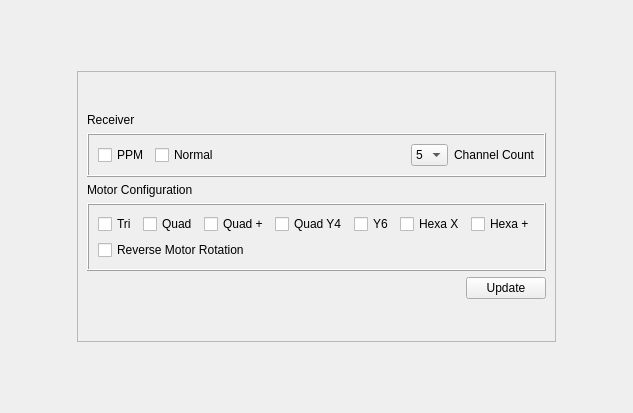
<?xml version="1.0" encoding="UTF-8"?>
<ui version="4.0">
 <class>VehicleDynamicConfigPanel</class>
 <widget class="QWidget" name="VehicleDynamicConfigPanel">
  <property name="geometry">
   <rect>
    <x>0</x>
    <y>0</y>
    <width>614</width>
    <height>413</height>
   </rect>
  </property>
  <property name="palette">
   <palette>
    <active>
     <colorrole role="Text">
      <brush brushstyle="SolidPattern">
       <color alpha="255">
        <red>255</red>
        <green>255</green>
        <blue>255</blue>
       </color>
      </brush>
     </colorrole>
    </active>
    <inactive>
     <colorrole role="Text">
      <brush brushstyle="SolidPattern">
       <color alpha="255">
        <red>255</red>
        <green>255</green>
        <blue>255</blue>
       </color>
      </brush>
     </colorrole>
    </inactive>
    <disabled>
     <colorrole role="Text">
      <brush brushstyle="SolidPattern">
       <color alpha="255">
        <red>120</red>
        <green>120</green>
        <blue>120</blue>
       </color>
      </brush>
     </colorrole>
    </disabled>
   </palette>
  </property>
  <property name="windowTitle">
   <string>Form</string>
  </property>
  <layout class="QGridLayout" name="gridLayout">
   <item row="3" column="2">
    <spacer name="verticalSpacer">
     <property name="orientation">
      <enum>Qt::Vertical</enum>
     </property>
     <property name="sizeHint" stdset="0">
      <size>
       <width>20</width>
       <height>40</height>
      </size>
     </property>
    </spacer>
   </item>
   <item row="2" column="2" colspan="3">
    <spacer name="horizontalSpacer_2">
     <property name="orientation">
      <enum>Qt::Horizontal</enum>
     </property>
     <property name="sizeHint" stdset="0">
      <size>
       <width>40</width>
       <height>20</height>
      </size>
     </property>
    </spacer>
   </item>
   <item row="4" column="2" colspan="3">
    <spacer name="horizontalSpacer">
     <property name="orientation">
      <enum>Qt::Horizontal</enum>
     </property>
     <property name="sizeHint" stdset="0">
      <size>
       <width>40</width>
       <height>20</height>
      </size>
     </property>
    </spacer>
   </item>
   <item row="3" column="4">
    <spacer name="verticalSpacer_2">
     <property name="orientation">
      <enum>Qt::Vertical</enum>
     </property>
     <property name="sizeHint" stdset="0">
      <size>
       <width>20</width>
       <height>40</height>
      </size>
     </property>
    </spacer>
   </item>
   <item row="3" column="3">
    <widget class="QFrame" name="frame">
     <property name="frameShape">
      <enum>QFrame::StyledPanel</enum>
     </property>
     <property name="frameShadow">
      <enum>QFrame::Raised</enum>
     </property>
     <layout class="QGridLayout" name="gridLayout_4">
      <item row="1" column="0">
       <widget class="QLabel" name="receiverTitle">
        <property name="text">
         <string>Receiver</string>
        </property>
       </widget>
      </item>
      <item row="3" column="0">
       <widget class="QLabel" name="motorTitle">
        <property name="text">
         <string>Motor Configuration</string>
        </property>
       </widget>
      </item>
      <item row="7" column="0">
       <spacer name="verticalSpacer_8">
        <property name="orientation">
         <enum>Qt::Vertical</enum>
        </property>
        <property name="sizeHint" stdset="0">
         <size>
          <width>20</width>
          <height>40</height>
         </size>
        </property>
       </spacer>
      </item>
      <item row="6" column="0">
       <spacer name="horizontalSpacer_3">
        <property name="orientation">
         <enum>Qt::Horizontal</enum>
        </property>
        <property name="sizeHint" stdset="0">
         <size>
          <width>40</width>
          <height>20</height>
         </size>
        </property>
       </spacer>
      </item>
      <item row="6" column="1">
       <widget class="QPushButton" name="updateButton">
        <property name="text">
         <string>Update</string>
        </property>
       </widget>
      </item>
      <item row="0" column="0">
       <spacer name="verticalSpacer_7">
        <property name="orientation">
         <enum>Qt::Vertical</enum>
        </property>
        <property name="sizeHint" stdset="0">
         <size>
          <width>20</width>
          <height>40</height>
         </size>
        </property>
       </spacer>
      </item>
      <item row="2" column="0" colspan="2">
       <widget class="QFrame" name="receiverFrame">
        <property name="frameShape">
         <enum>QFrame::Box</enum>
        </property>
        <property name="frameShadow">
         <enum>QFrame::Raised</enum>
        </property>
        <layout class="QHBoxLayout" name="horizontalLayout">
         <item>
          <widget class="QCheckBox" name="ppmRecv">
           <property name="text">
            <string>PPM</string>
           </property>
          </widget>
         </item>
         <item>
          <widget class="QCheckBox" name="normalRecv">
           <property name="text">
            <string>Normal</string>
           </property>
          </widget>
         </item>
         <item>
          <spacer name="horizontalSpacer_4">
           <property name="orientation">
            <enum>Qt::Horizontal</enum>
           </property>
           <property name="sizeHint" stdset="0">
            <size>
             <width>40</width>
             <height>20</height>
            </size>
           </property>
          </spacer>
         </item>
         <item>
          <widget class="QComboBox" name="channelCount">
           <property name="palette">
            <palette>
             <active>
              <colorrole role="Text">
               <brush brushstyle="SolidPattern">
                <color alpha="255">
                 <red>0</red>
                 <green>0</green>
                 <blue>0</blue>
                </color>
               </brush>
              </colorrole>
             </active>
             <inactive>
              <colorrole role="Text">
               <brush brushstyle="SolidPattern">
                <color alpha="255">
                 <red>0</red>
                 <green>0</green>
                 <blue>0</blue>
                </color>
               </brush>
              </colorrole>
             </inactive>
             <disabled>
              <colorrole role="Text">
               <brush brushstyle="SolidPattern">
                <color alpha="255">
                 <red>120</red>
                 <green>120</green>
                 <blue>120</blue>
                </color>
               </brush>
              </colorrole>
             </disabled>
            </palette>
           </property>
           <item>
            <property name="text">
             <string>5</string>
            </property>
           </item>
          </widget>
         </item>
         <item>
          <widget class="QLabel" name="channelCount_2">
           <property name="text">
            <string>Channel Count</string>
           </property>
          </widget>
         </item>
        </layout>
       </widget>
      </item>
      <item row="4" column="0" colspan="2">
       <widget class="QFrame" name="motorConfigFrame">
        <property name="frameShape">
         <enum>QFrame::Box</enum>
        </property>
        <property name="frameShadow">
         <enum>QFrame::Raised</enum>
        </property>
        <layout class="QGridLayout" name="gridLayout_2">
         <item row="0" column="0">
          <widget class="QCheckBox" name="triBox">
           <property name="text">
            <string>Tri</string>
           </property>
          </widget>
         </item>
         <item row="0" column="1">
          <widget class="QCheckBox" name="quadBox">
           <property name="text">
            <string>Quad</string>
           </property>
          </widget>
         </item>
         <item row="0" column="4">
          <widget class="QCheckBox" name="y6Box">
           <property name="text">
            <string>Y6</string>
           </property>
          </widget>
         </item>
         <item row="0" column="7">
          <widget class="QCheckBox" name="hexaPlusBox">
           <property name="text">
            <string>Hexa +</string>
           </property>
          </widget>
         </item>
         <item row="0" column="6">
          <widget class="QCheckBox" name="hexaXBox">
           <property name="text">
            <string>Hexa X</string>
           </property>
          </widget>
         </item>
         <item row="0" column="2">
          <widget class="QCheckBox" name="quadPlusBox">
           <property name="text">
            <string>Quad +</string>
           </property>
          </widget>
         </item>
         <item row="0" column="3">
          <widget class="QCheckBox" name="quadY4Box">
           <property name="text">
            <string>Quad Y4</string>
           </property>
          </widget>
         </item>
         <item row="1" column="0" colspan="3">
          <widget class="QCheckBox" name="reverseRotation">
           <property name="text">
            <string>Reverse Motor Rotation</string>
           </property>
          </widget>
         </item>
        </layout>
       </widget>
      </item>
     </layout>
    </widget>
   </item>
   <item row="3" column="5">
    <spacer name="verticalSpacer_4">
     <property name="orientation">
      <enum>Qt::Vertical</enum>
     </property>
     <property name="sizeHint" stdset="0">
      <size>
       <width>20</width>
       <height>40</height>
      </size>
     </property>
    </spacer>
   </item>
   <item row="3" column="6">
    <spacer name="verticalSpacer_6">
     <property name="orientation">
      <enum>Qt::Vertical</enum>
     </property>
     <property name="sizeHint" stdset="0">
      <size>
       <width>20</width>
       <height>40</height>
      </size>
     </property>
    </spacer>
   </item>
   <item row="0" column="2" colspan="3">
    <spacer name="horizontalSpacer_7">
     <property name="orientation">
      <enum>Qt::Horizontal</enum>
     </property>
     <property name="sizeHint" stdset="0">
      <size>
       <width>40</width>
       <height>20</height>
      </size>
     </property>
    </spacer>
   </item>
   <item row="3" column="1">
    <spacer name="verticalSpacer_3">
     <property name="orientation">
      <enum>Qt::Vertical</enum>
     </property>
     <property name="sizeHint" stdset="0">
      <size>
       <width>20</width>
       <height>40</height>
      </size>
     </property>
    </spacer>
   </item>
   <item row="3" column="0">
    <spacer name="verticalSpacer_5">
     <property name="orientation">
      <enum>Qt::Vertical</enum>
     </property>
     <property name="sizeHint" stdset="0">
      <size>
       <width>20</width>
       <height>40</height>
      </size>
     </property>
    </spacer>
   </item>
   <item row="1" column="2" colspan="3">
    <spacer name="horizontalSpacer_6">
     <property name="orientation">
      <enum>Qt::Horizontal</enum>
     </property>
     <property name="sizeHint" stdset="0">
      <size>
       <width>40</width>
       <height>20</height>
      </size>
     </property>
    </spacer>
   </item>
   <item row="5" column="2" colspan="3">
    <spacer name="horizontalSpacer_5">
     <property name="orientation">
      <enum>Qt::Horizontal</enum>
     </property>
     <property name="sizeHint" stdset="0">
      <size>
       <width>40</width>
       <height>20</height>
      </size>
     </property>
    </spacer>
   </item>
   <item row="6" column="2" colspan="3">
    <spacer name="horizontalSpacer_8">
     <property name="orientation">
      <enum>Qt::Horizontal</enum>
     </property>
     <property name="sizeHint" stdset="0">
      <size>
       <width>40</width>
       <height>20</height>
      </size>
     </property>
    </spacer>
   </item>
  </layout>
 </widget>
 <resources/>
 <connections/>
</ui>
